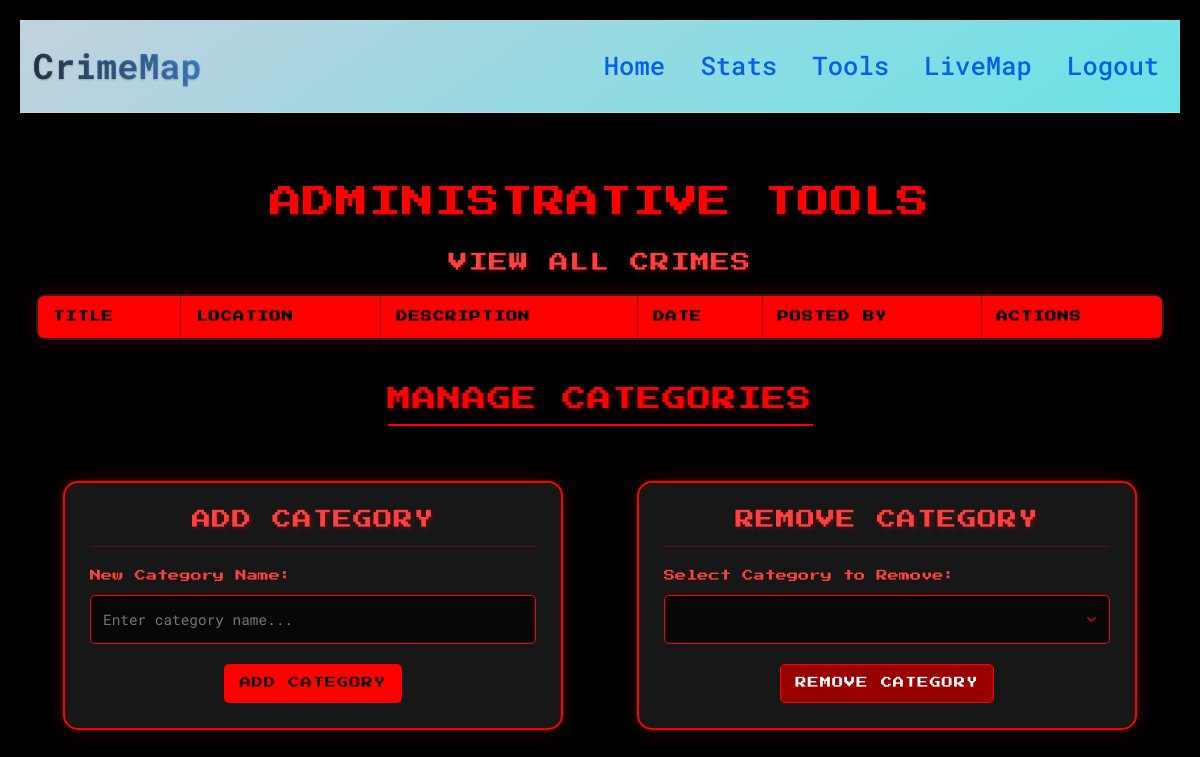
/admin-tools (signed in), run on an earlier commit of the app's database.
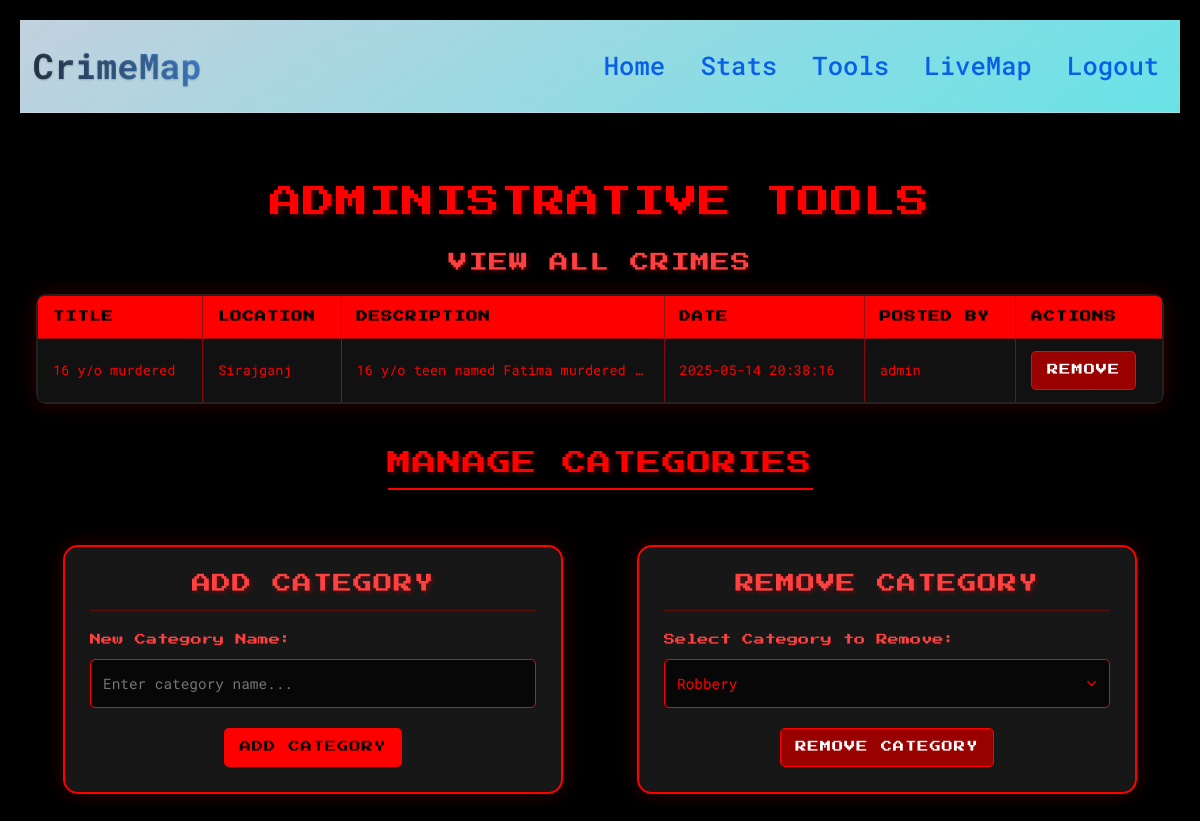
And on a later commit of the database.
### website/models.py (models this page shows)
class Crime(db.Model):
    __tablename__ = 'crime'
    __table_args__ = {'extend_existing': True}
    id = db.Column(db.Integer, primary_key=True)
    title = db.Column(db.String(100))
    location = db.Column(db.String(100))
    data = db.Column(db.String(10000))
    date = db.Column(db.DateTime(timezone=True), default=func.now())
    user_id = db.Column(db.Integer, db.ForeignKey('user.id'))

class User(db.Model, UserMixin):
    id = db.Column(db.Integer, primary_key=True)
    email = db.Column(db.String(150), unique=True)
    password = db.Column(db.String(150))
    first_name = db.Column(db.String(150))
    crimes = db.relationship('Crime')

### website/views.py (the view, shortened to what this page needs)
@views.route('/admin-tools', methods=['GET', 'POST'])
@login_required
def admin_tools():
    if current_user.id != 1:
        flash('Access denied!', category='error')
        return redirect(url_for('views.home'))
    crimes = Crime.query.all()
    for crime in crimes:
        crime.user = User.query.get(crime.user_id)
    categories = Category.query.all()
    return render_template('admin_tools.html',user=current_user, crimes=crimes, categories=categories)

### website/__init__.py (called while the page is built)
def create_app():
    app = Flask(__name__)
    app.config['SECRET_KEY'] = 'hjshjhdjah kjshkjdhjs'
    app.config['SQLALCHEMY_DATABASE_URI'] = f'sqlite:///{DB_NAME}'
    db.init_app(app)
    from .views import views
    from .auth import auth
    app.register_blueprint(views, url_prefix='/')
    app.register_blueprint(auth, url_prefix='/')
    from .models import User
    with app.app_context():
        db.create_all()
    login_manager = LoginManager()
    login_manager.login_view = 'auth.login'
    login_manager.init_app(app)
    @login_manager.user_loader
    def load_user(id):
        return User.query.get(int(id))
    return app

### website/templates/admin_tools.html (shortened to what this page needs)
{% extends "base.html" %}
{% block content %}
<!DOCTYPE html>
<html lang="en">
<head>
</head>
<body>
<h1>Administrative Tools</h1>
<h3>View All Crimes</h3>
<div class="table-container">
    <table>
        <thead>
            <tr>
                <th>Title</th>
                <th>Location</th>
                <th>Description</th>
                <th>Date</th>
                <th>Posted By</th>
                <th>Actions</th>
            </tr>
        </thead>
        <tbody>
            {% for crime in crimes %}
                <tr>
                    <td>{{ crime.title }}</td>
                    <td>{{ crime.location }}</td>
                    <td>{{ crime.data }}</td>
                    <td>{{ crime.date.strftime('%Y-%m-%d %H:%M:%S') }}</td>
                    <td>{{ crime.user.first_name }}</td>
                    <td>
                        <form method="POST" action="{{ url_for('views.delete_crime', crime_id=crime.id) }}">
                            <button type="submit" class="btn btn-danger">Remove</button>
                        </form>
                    </td>
                </tr>
            {% endfor %}
        </tbody>
    </table>
</div>
<h2>Manage Categories</h2>
<div class="admin-forms">
    <div class="admin-form">
        <h3>Add Category</h3>
        <form method="POST">
            <label for="category-name">New Category Name:</label>
            <input type="text" name="category-name" id="category-name" required placeholder="Enter category name..." />
            <button type="submit" name="add-category" class="btn btn-primary">Add Category</button>
        </form>
    </div>
    <div class="admin-form">
        <h3>Remove Category</h3>
        <form method="POST">
            <label for="category-id">Select Category to Remove:</label>
            <select name="category-id" id="category-id" required>
                {% for category in categories %}
                    <option value="{{ category.cat_id }}">{{ category.name }}</option>
                {% endfor %}
            </select>
            <button type="submit" name="remove-category" class="btn btn-danger">Remove Category</button>
        </form>
    </div>
</div>
</body>
</html>
{% endblock %}

### website/templates/base.html (shortened to what this page needs)
<!DOCTYPE html>
<html lang="en">
  <head>
    <link
      rel="stylesheet"
      href="https://cdn.jsdelivr.net/npm/bootstrap@4.4.1/dist/css/bootstrap.min.css"
    />
  </head>
  <body>
    <nav class="navbar navbar-expand-lg">
      <a class="navbar-brand" href="/" data-toggle="tooltip" title="CrimeMap Homepage">CrimeMap</a>
      <div class="collapse navbar-collapse" id="navbar">
        <ul class="navbar-nav ml-auto">
          {% if current_user.is_authenticated %}
          <li class="nav-item">
            <a class="nav-link" id="home" href="/" data-toggle="tooltip" title="Go to homepage">Home</a>
          </li>
          <li class="nav-item">
            <a class="nav-link" id="stats" href="{{ url_for('views.stats') }}" data-toggle="tooltip" title="View crime statistics">Stats</a>
          </li>
          {% if user.id == 1 %}
          <li class="nav-item">
            <a class="nav-link" id="admin-tools" href="/admin-tools" data-toggle="tooltip" title="Access admin tools">Tools</a>
          </li>
          {% endif %}
          <li class="nav-item">
            <a class="nav-link" id="live-map" href="{{ url_for('views.live_map') }}" data-toggle="tooltip" title="View live crime map">LiveMap</a>
          </li>
          <li class="nav-item">
            <a class="nav-link" id="logout" href="/logout" data-toggle="tooltip" title="Sign out">Logout</a>
          </li>
          {% endif %}
        </ul>
      </div>
    </nav>
    <div class="container">{% block content %} {% endblock %}</div>
  </body>
</html>

### website/templates/base.html (style rules this page uses)
body { background-color: #e6f0fa; color: #2c3e50; font-family: -apple-system, BlinkMacSystemFont, "Segoe UI", Roboto, sans-serif; line-height: 1.6; }
.navbar { background: linear-gradient(145deg, rgba(205, 220, 234, 0.95), rgba(110, 239, 243, 0.95)); box-shadow: 0 4px 15px rgba(0, 0, 0, 0.1); padding: .8rem; border-bottom: 1px solid rgba(209, 217, 230, 0.5); }
.navbar-brand { background: linear-gradient(90deg, #2c3e50, #4a90e2); -webkit-background-clip: text; -webkit-text-fill-color: transparent; font-weight: 780; font-size: 2.2rem; text-shadow: 0 1px 2px rgba(0, 0, 0, 0.2); transition: opacity 0.3s ease; position: relative; }
.navbar-brand::after { content: ''; width: 0; height: 2px; background: #4a90e2; position: absolute; bottom: -2px; left: 0; transition: width 0.3s ease; }
.nav-link { color: #0760e7 !important; font-size: 1.6rem; font-weight: 500; padding: 0.5rem 1rem; margin-left: 1.2rem; position: relative; transition: color 0.3s ease; }
.nav-link::after { content: ''; width: 0; height: 2px; background: #4a90e2; position: absolute; bottom: 0; left: 50%; transform: translateX(-50%); transition: width 0.3s ease; }
.container { max-width: 1200px; padding: 2.5rem 1rem; }

### website/templates/admin_tools.html (style rules this page uses)
:root { --primary-red: #f00; --bright-red: #ff4040; --dark-red: #c00; --darker-red: #900; --black: #000; --dark-gray: #222; --light-gray: #333; --darker-gray: #111; }
body { background-color: var(--black); color: var(--primary-red); font-family: 'Roboto Mono', monospace; text-align: center; margin: 0; padding: 20px; max-width: 1200px; margin: 0 auto; }
h1, h2, h3 { font-family: 'Press Start 2P', cursive; letter-spacing: 1px; text-transform: uppercase; text-shadow: 2px 2px 4px rgba(255, 0, 0, 0.3); }
h1 { color: var(--primary-red); font-size: 2rem; margin: 30px 0; animation: neon 1.5s ease-in-out infinite alternate; }
h2 { font-size: 1.5rem; margin: 25px 0; padding-bottom: 10px; border-bottom: 2px solid var(--primary-red); display: inline-block; }
h3 { font-size: 1.2rem; margin: 20px 0; color: var(--bright-red); }
.table-container { overflow-x: auto; margin: 20px 0; border-radius: 10px; box-shadow: 0 0 20px rgba(255, 0, 0, 0.2); }
table { width: 100%; border-collapse: collapse; background-color: var(--dark-gray); color: var(--primary-red); font-size: 0.85rem; margin: 0 auto; border: 2px solid var(--primary-red); border-radius: 8px; overflow: hidden; }
th, td { padding: 12px 15px; border: 1px solid rgba(255, 0, 0, 0.5); text-align: left; }
th { background-color: var(--primary-red); color: var(--black); font-family: 'Press Start 2P', cursive; font-size: 0.7rem; letter-spacing: 1px; text-transform: uppercase; position: sticky; top: 0; }
tr:nth-child(odd) { background-color: var(--darker-gray); }
td { transition: all 0.3s ease; }
td:nth-child(3) { max-width: 300px; overflow: hidden; text-overflow: ellipsis; white-space: nowrap; }
.btn { padding: 10px 15px; border: none; border-radius: 5px; font-family: 'Press Start 2P', cursive; font-size: 0.7rem; cursor: pointer; transition: all 0.3s ease; text-transform: uppercase; letter-spacing: 1px; }
.btn-primary { background-color: var(--primary-red); color: var(--black); border: 1px solid transparent; }
.btn-danger { background-color: var(--darker-red); color: #fff; border: 1px solid var(--primary-red); }
.admin-forms { display: flex; flex-wrap: wrap; justify-content: space-around; gap: 20px; margin-top: 30px; }
.admin-form { flex: 1; min-width: 300px; max-width: 500px; padding: 25px; background-color: rgba(34, 34, 34, 0.7); border: 2px solid var(--primary-red); border-radius: 15px; box-shadow: 0 0 20px rgba(255, 0, 0, 0.2); transition: all 0.3s ease; margin-bottom: 20px; }
.admin-form h3 { margin-top: 0; padding-bottom: 15px; border-bottom: 1px solid rgba(255, 0, 0, 0.3); }
label { display: block; color: var(--bright-red); font-size: 0.9rem; margin-bottom: 10px; text-align: left; font-family: 'Press Start 2P', cursive; font-size: 0.7rem; }
input, select { width: 100%; padding: 12px; margin-bottom: 20px; border: 1px solid var(--primary-red); border-radius: 5px; background-color: rgba(0, 0, 0, 0.7); color: var(--primary-red); font-family: 'Roboto Mono', monospace; font-size: 0.9rem; transition: all 0.3s ease; }
select { appearance: none; background-repeat: no-repeat; background-position: right 10px center; background-size: 15px; padding-right: 30px; }
option { background-color: var(--black); color: var(--primary-red); }

What changed in the data, as far as the page shows it:
added Crime: title "16 y/o murdered", location "Sirajganj", data "16 y/o teen named Fatima murdered…", date "2025-05-14 20:38:16", user.first_name "admin"
Also different on the page:
form field category-id: (not shown) → "Robbery"
